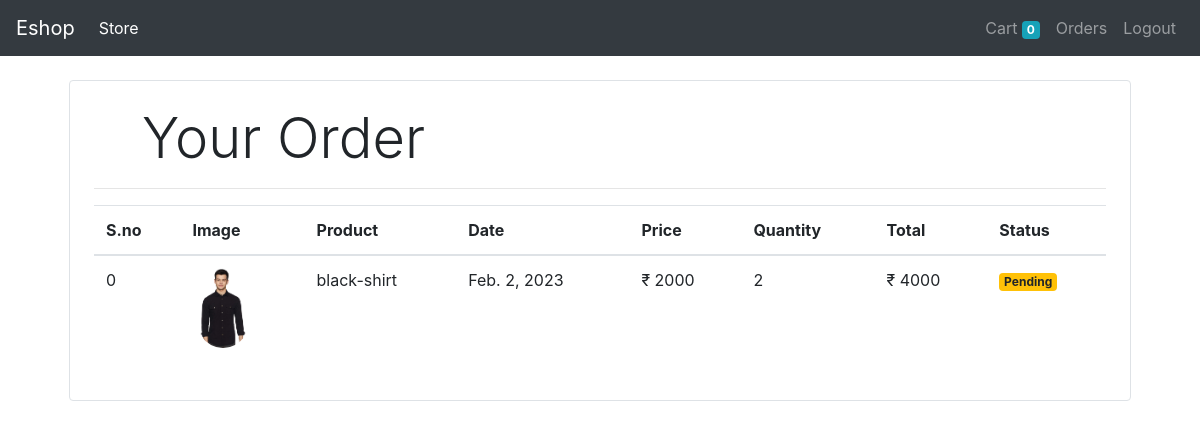
Screenshot of /orders (signed in) with the database file from the repository.
### store/models/orders.py (models this page shows, shortened)
class Order(models.Model):
    product = models.ForeignKey(Product,on_delete=models.CASCADE)
    customer = models.ForeignKey(Customer,on_delete=models.CASCADE)
    quantity = models.IntegerField(default=1)
    price = models.IntegerField()
    address = models.CharField(max_length=50,default='' , blank=True)
    phone = models.CharField(max_length=50,default='' , blank=True)
    date = models.DateField(default=datetime.datetime.today)
    status = models.BooleanField(default=False)
    @staticmethod
    def get_orders_by_customer(customer_id):
       return Order\
       .objects\
       .filter(customer = customer_id)\
       .order_by("-date")

### store/models/product.py (models this page shows, shortened)
class Product(models.Model):
    name = models.CharField(max_length=50)
    price = models.IntegerField(default=0)
    category = models.ForeignKey(Category,on_delete=models.CASCADE,default=1)
    description = models.CharField(max_length=200,default='',null=True , blank=True)
    image = models.ImageField(upload_to='products/')

### store/middlewares/auth.py (the view)
    def middleware(request):
        returnUrl = request.META['PATH_INFO']
        if not request.session.get('customer'):
            return redirect(f'login?return_url={returnUrl}')
        response = get_response(request)
        return response

### store/templatetags/custom_filter.py (called while the page is built)
@register.filter(name='currency')
def currency(number):
    return " ₹ "+str(number)

@register.filter(name='multiply')
def multiply(number,number1):
    return number*number1

### store/views/orders.py (called while the page is built)
    def get(self,request):
        customer = request.session.get('customer')
        orders = Order.get_orders_by_customer(customer)
        print(orders)
        return render(request,'orders.html',{'orders':orders})

### store/templates/orders.html
{% extends 'base.html'%}
{% block content %}
{% load cart%}
{% load custom_filter%}
<div class="container">
    <div class="border border rounded p-4 m-4">
        <p class="display-4 pl-4 ml-4 ">Your Order</p>
        <hr>
        <table class="table">
            <thead>
                <tr>
                    <th>S.no</th>
                    <th>Image</th>
                    <th>Product</th>
                    <th>Date</th>
                    <th>Price</th>
                    <th>Quantity</th>
                    <th>Total</th>
                    <th>Status</th>
                </tr>
            </thead>
            <tbody>
                {% for order in orders %}
                <tr>
                    <td>{{forloop.counter0}}</td>
                    <td><img style="height:80px;"class="rounded-circle" src='{{order.product.image.url}}'</td>
                    <td>{{order.product.name}}</td>
                    <td>{{order.date}}</td>
                    <td>{{order.price|currency}}</td>
                    <td>{{order.quantity}}</td>
                    <td>{{order.quantity|multiply:order.price|currency}}</td>
                    {% if order.status%}
                    <td><small class="badge badge-success">Completed</small></td>
                    {%else%}
                    <td><small class="badge badge-warning">Pending</small></td>
                    {% endif %}
                </tr>
                {% endfor %}
            </tbody>
        </table>
</div>
{% endblock %}

### rows the page displays
Order: product.image (picture), product.name "black-shirt", date "Feb. 2, 2023", price "₹ 2000", quantity "2", quantity|multiply "₹ 4000", status "Pending"

### other values shown
{{ request.session.cart.keys|length }} "0"
